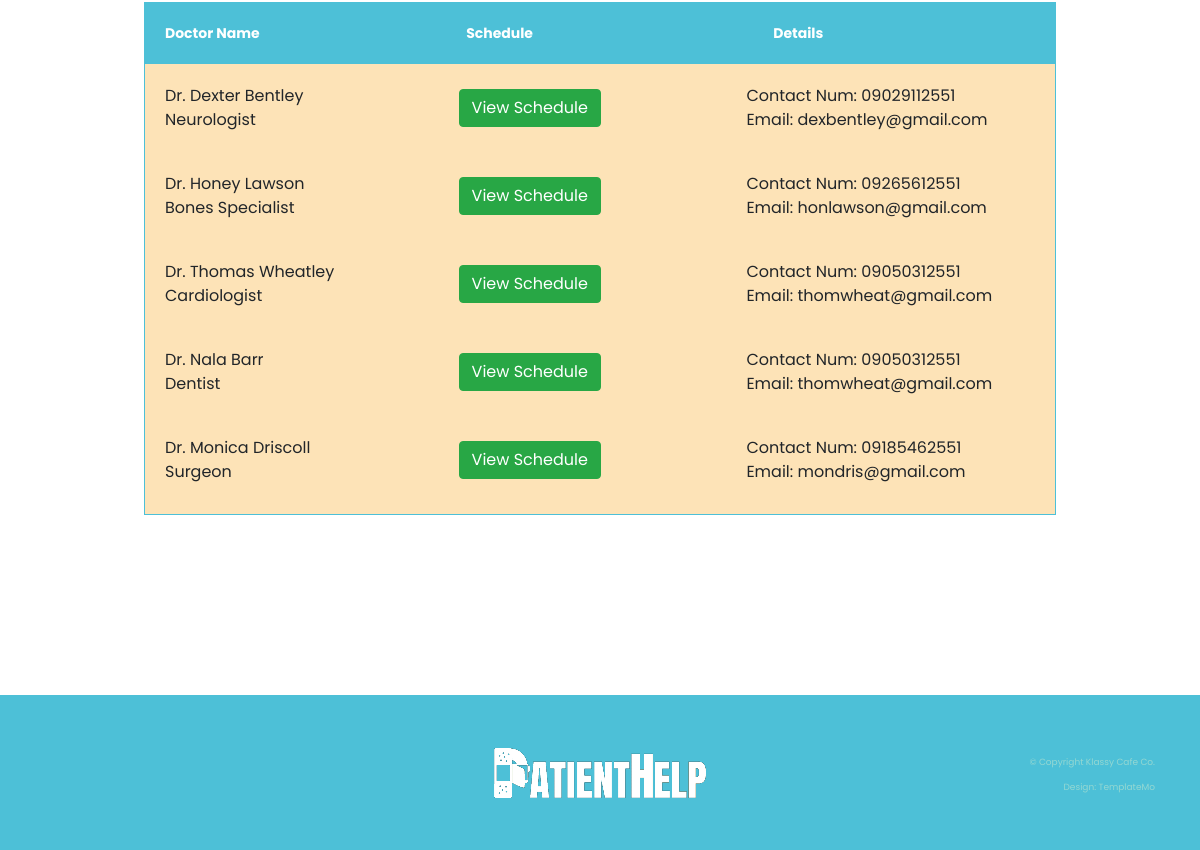
Before: /web_patient/book_appointment.php (signed in, lower part) with the older database file.
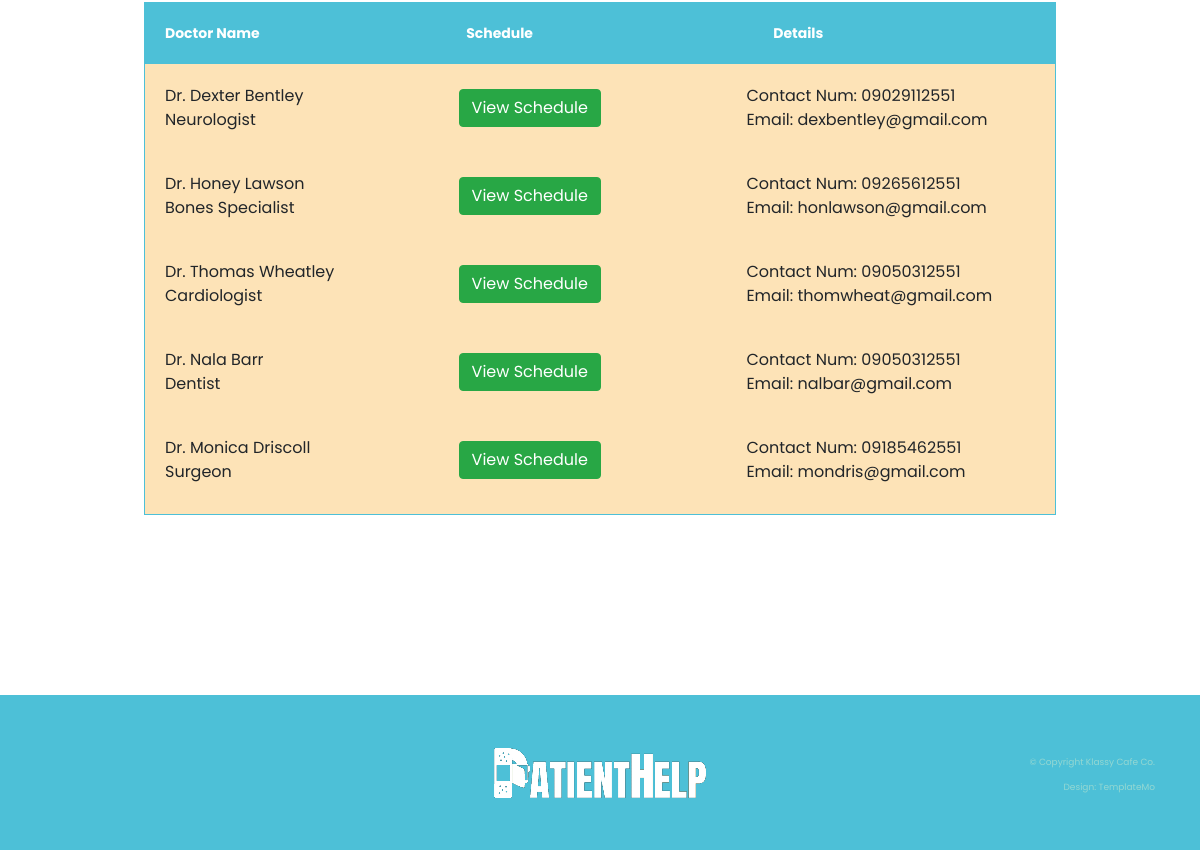
After: the same page with the newer database file.
### tables this page shows
CREATE TABLE `doctor` (
  `doctor_id` int(11) NOT NULL,
  `username` varchar(50) NOT NULL,
  `password` varchar(50) NOT NULL,
  `fname` varchar(50) NOT NULL,
  `lname` varchar(50) NOT NULL,
  `contact_num` varchar(15) NOT NULL,
  `email` varchar(60) NOT NULL,
  `address_line1` varchar(95) NOT NULL,
  `address_line2` varchar(95) NOT NULL,
  `address_city` varchar(35) NOT NULL,
  `address_state` varchar(30) NOT NULL,
  `zip_code` varchar(6) NOT NULL,
  `creation_date` varchar(30) NOT NULL,
  `spec_detail` varchar(30) NOT NULL,
  `admin_id` int(11) NOT NULL
);

### web_patient/book_appointment.php (the view, shortened to what this page needs)
<?php
    if (isset($_SESSION['username'])) {
        $db_name = "patient_care";
        $db_username = "root";
        $db_pass = "";
        $db_host = "localhost";
        $con = mysqli_connect("$db_host","$db_username","$db_pass", "$db_name") or
        die(mysqli_error());
    }
    else {
      header("location: ../index.html");
    }
?>
<!DOCTYPE html>
<html lang="en">
  <head>
    <link rel="stylesheet" type="text/css" href="../css/bootstrap.min.css">
    <link rel="stylesheet" type="text/css" href="../css/font-awesome.css">
    <link rel="stylesheet" href="../css/templatemo-klassy-cafe.css">
    <link rel="stylesheet" href="../css/owl-carousel.css">
    <link rel="stylesheet" href="../css/lightbox.css">
	<link rel="stylesheet" href="../css/tempcss.css">
	</head>
    <body>
    <section class="section" id="ourteam">
        <div class="container respoTable">
            <div class="row">
				<table class="fixedHeader viewTable" id="myTable">
					<thead>
                    <tr>
                        <th>Doctor Name</th>
                        <th>Schedule</th>
                        <th>Details</th>
                    </tr>
					</thead>
					<tbody>
					<?php
                        $query = mysqli_query($con, "select * from doctor order by doctor_id asc");
                        while($row = mysqli_fetch_array($query)) {
                    ?>
                            <tr>
                                <td><?php echo "Dr. " . $row['fname'] . " " . $row['lname'] . "<br>" . $row['spec_detail'] ?></td>
                                <td><a href='javascript:void(0)' class="btn btn-success get_id" data-id='<?php echo $row["doctor_id"] ?>' data-toggle="modal" data-target="#myModal">View Schedule</a></td>
                                <td><?php echo "Contact Num: " . $row['contact_num'] . "<br>Email: " . $row['email'] ?> </td>
                            </tr>
                    <?php
                        }
                    ?>
					</tbody>
				</table>
			</div>
        </div>
    </section>
    <footer>
        <div class="container">
            <div class="row">
                <div class="col-lg-4 col-xs-12">
                </div>
                <div class="col-lg-4">
                    <div class="logo">
                        <a href="index_patient.php"><img src="../images/white-logo.png" alt=""></a>
                    </div>
                </div>
                <div class="col-lg-4 col-xs-12">
                    <div class="left-text-content">
                        <p>© Copyright Klassy Cafe Co.
                        <br>Design: TemplateMo</p>
                    </div>
                </div>
            </div>
        </div>
    </footer>
  </body>
</html>

### css/templatemo-klassy-cafe.css (style rules this page uses)
html, body, div, span, applet, object, iframe, h1, h2, h3, h4, h5, h6, p, blockquote, div pre, a, abbr, acronym, address, big, cite, code, del, dfn, em, font, img, ins, kbd, q, s, samp, small, strike, strong, sub, sup, tt, var, b, u, i, center, dl, dt, dd, ol, ul, li, figure, header, nav, section, article, aside, footer, figcaption { margin: 0; padding: 0; border: 0; outline: 0; }
header, nav, section, article, aside, footer, hgroup { display: block; }
* { box-sizing: border-box; }
html, body { font-family: 'Poppins', sans-serif; font-weight: 400; background-color: #fff; font-size: 16px; -ms-text-size-adjust: 100%; -webkit-font-smoothing: antialiased; -moz-osx-font-smoothing: grayscale; }
a { text-decoration: none !important; }
p { font-size: 14px; line-height: 25px; color: #2a2a2a; }
html, body { background: #fff; font-family: 'Poppins', sans-serif; }
*, *:before, *:after { -webkit-box-sizing: border-box; box-sizing: border-box; -webkit-font-smoothing: antialiased; -moz-osx-font-smoothing: grayscale; }
#ourteam { padding-top: 120px; padding-bottom:120px; }
footer { margin-top: 60px; padding: 50px 0px; background-color: #4dc0d7; }
footer .left-text-content p { margin-top: 5px; color: #94d7d2; font-size: 9px; text-align: right; }
footer .logo { text-align: center; }

### css/tempcss.css (style rules this page uses)
.viewTable { margin: auto; width: 80%; border:1px solid #4dc0d7; background: #fde3b7; }
.viewTable th { background: #4dc0d7; color: #fff; font-size: 14px; }
.respoTable { overflow-x:auto; }
.fixedHeader tbody { display: block; overflow: auto; height: 450px; }
.fixedHeader thead tr { display: table-header-group; }
.fixedHeader thead { background: #4dc0d7; }
.fixedHeader th, .fixedHeader td { padding: 20px; text-align: left; width: 400px; }

Changed rows visible on the page:
changed doctor "Nala": email "thomwheat@gmail.com" → "nalbar@gmail.com"
